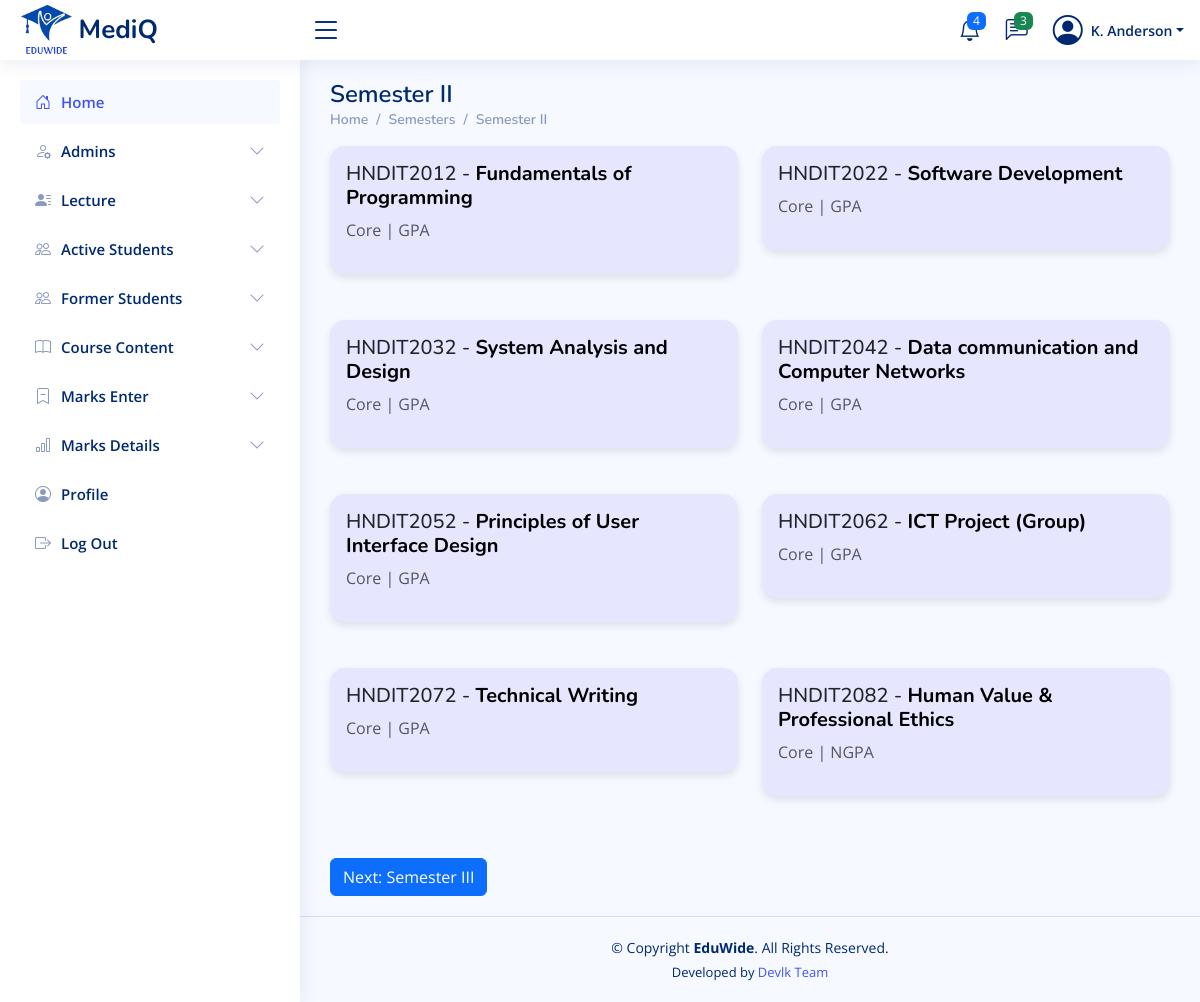
Screenshot of /admin/pages-semester2.php (signed in) with the database file from the repository.
### tables this page shows
CREATE TABLE `subjects` (
  `id` int(11) NOT NULL,
  `semester` varchar(50) DEFAULT NULL,
  `code` varchar(20) DEFAULT NULL,
  `name` varchar(255) DEFAULT NULL,
  `description` varchar(255) DEFAULT NULL
);

### admin/pages-semester2.php (the view, shortened to what this page needs)
<?php
require_once '../includes/db-conn.php';
$sql = "SELECT * FROM subjects WHERE semester = 'Semester II'";
$result = $conn->query($sql);
?>
<!DOCTYPE html>
<html lang="en">
<head>
    <?php include_once("../includes/css-links-inc.php"); ?>
</head>
<body>
    <?php include_once("../includes/header.php") ?>
    <?php include_once("../includes/sadmin-sidebar.php") ?>
    <main id="main" class="main">
        <div class="pagetitle">
            <h1>Semester II</h1>
            <nav>
                <ol class="breadcrumb">
                    <li class="breadcrumb-item"><a href="">Home</a></li>
                    <li class="breadcrumb-item"><a href="">Semesters</a></li>
                    <li class="breadcrumb-item"><a href="">Semester II</a></li>
                </ol>
            </nav>
        </div>
        <section class="section">
            <div class="row">
                <?php
                if ($result->num_rows > 0) {
                    while($row = $result->fetch_assoc()) {
                        echo '<div class="col-md-6 mb-3">
                                <div class="card p-3">
                                    <h5>' . $row['code'] . ' - <a href="marks-entry.php?subject_id=' . $row['id'] . '">' . $row['name'] . '</a></h5>
                                    <p class="text-muted">' . $row['description'] . '</p>
                                </div>
                              </div>';
                    }
                } else {
                    echo "No subjects found";
                }
                ?>
            </div>
            <a href="pages-semester3.php" class="btn btn-primary mt-3">Next: Semester III</a>
        </section>
    </main>
    <?php include_once("../includes/footer.php") ?>
</body>
</html>

### assets/css/style.css (style rules this page uses)
:root { scroll-behavior: smooth; }
body { font-family: "Open Sans", sans-serif; background: #f6f9ff; color: #444444; }
h1, h2, h3, h4, h5, h6 { font-family: "Nunito", sans-serif; }
#main { margin-top: 60px; padding: 20px 30px; transition: all 0.3s; }
.pagetitle { margin-bottom: 10px; }
.pagetitle h1 { font-size: 24px; margin-bottom: 0; font-weight: 600; color: #012970; }
.card { margin-bottom: 30px; border: none; border-radius: 5px; box-shadow: 0px 0 30px rgba(1, 41, 112, 0.1); }
.breadcrumb { font-size: 14px; font-family: "Nunito", sans-serif; color: #899bbd; font-weight: 600; }
.breadcrumb a { color: #899bbd; transition: 0.3s; }
.breadcrumb .breadcrumb-item::before { color: #899bbd; }
@media (min-width: 1200px) { #main, #footer { margin-left: 300px; } }

### admin/pages-semester2.php (style rules this page uses)
.card { border: none; border-radius: 15px; box-shadow: 0 4px 8px rgba(0, 0, 0, 0.1); transition: transform 0.3s ease-in-out; background-color: #e6e6ff; }
.card a { text-decoration: none; color: #000; font-weight: bold; }

### rows the page displays
subjects: code "HNDIT2012", name "Fundamentals of Programming", description "Core | GPA"
subjects: code "HNDIT2022", name "Software Development", description "Core | GPA"
subjects: code "HNDIT2032", name "System Analysis and Design", description "Core | GPA"
subjects: code "HNDIT2042", name "Data communication and Computer Networks", description "Core | GPA"
subjects: code "HNDIT2052", name "Principles of User Interface Design", description "Core | GPA"
subjects: code "HNDIT2062", name "ICT Project (Group)", description "Core | GPA"
subjects: code "HNDIT2072", name "Technical Writing", description "Core | GPA"
subjects: code "HNDIT2082", name "Human Value & Professional Ethics", description "Core | NGPA"
